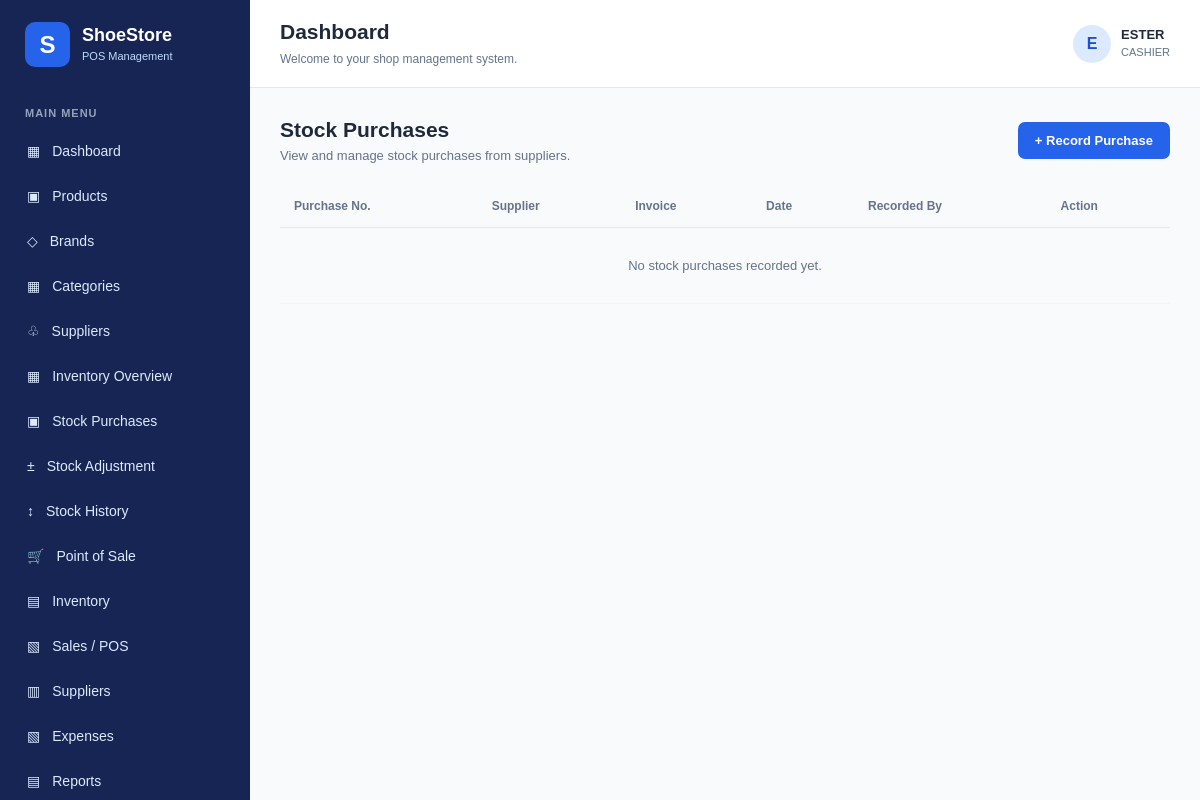
Before: /inventory/purchases/ (signed in) with the older database file.
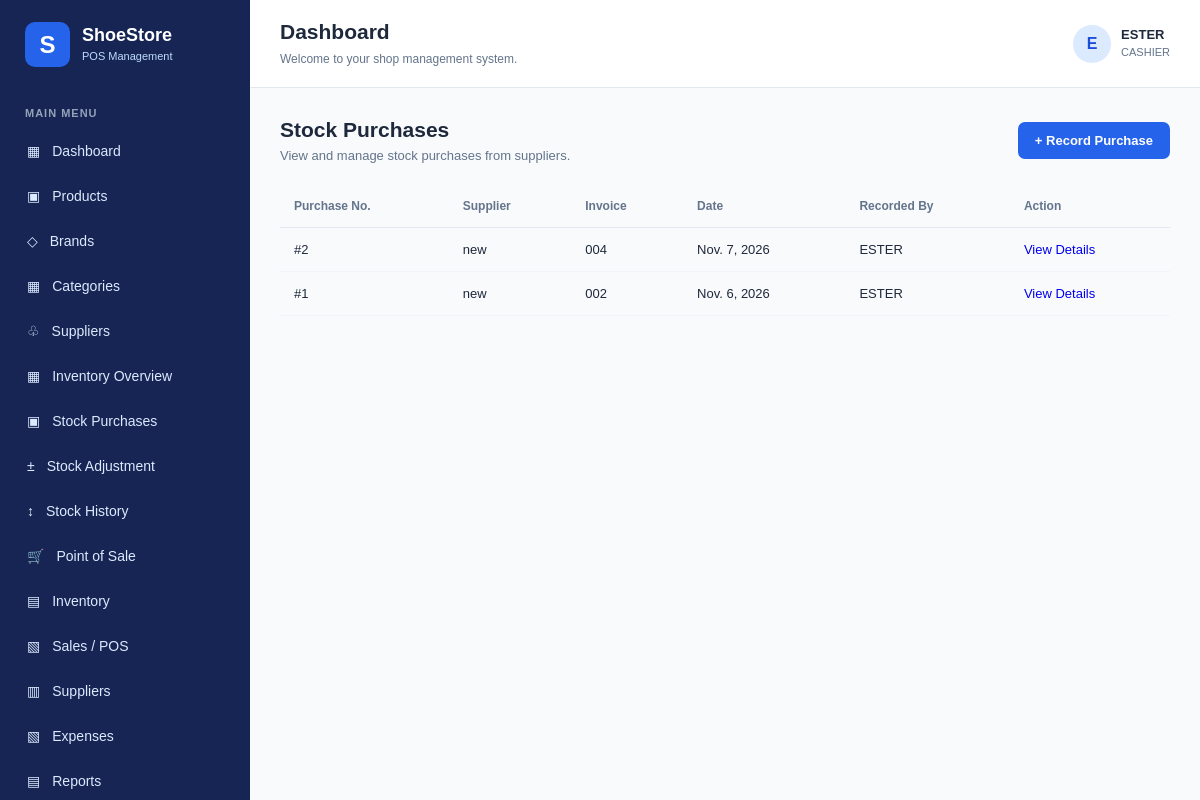
After: the same page with the newer database file.
### inventory/models.py (models this page shows, shortened)
class StockPurchase(models.Model):
    supplier = models.ForeignKey(
        Supplier,
        on_delete=models.PROTECT,
        related_name='purchases'
    )
    invoice_number = models.CharField(
        max_length=100,
        blank=True
    )
    purchase_date = models.DateField(
        default=timezone.localdate
    )
    recorded_by = models.ForeignKey(
        settings.AUTH_USER_MODEL,
        on_delete=models.PROTECT,
        related_name='stock_purchases'
    )
    notes = models.TextField(blank=True)
    created_at = models.DateTimeField(auto_now_add=True)
    class Meta:
        ordering = ['-purchase_date', '-created_at']

### suppliers/models.py (models this page shows, shortened)
class Supplier(models.Model):
    name = models.CharField(max_length=150)
    contact_person = models.CharField(max_length=100, blank=True)
    phone = models.CharField(max_length=20)
    email = models.EmailField(blank=True)
    address = models.TextField(blank=True)
    notes = models.TextField(blank=True)
    created_at = models.DateTimeField(auto_now_add=True)
    class Meta:
        ordering = ['name']

### inventory/views.py (the view)
@login_required
def purchase_list(request):
    purchases = StockPurchase.objects.select_related(
        'supplier',
        'recorded_by'
    ).prefetch_related(
        'items'
    )
    return render(
        request,
        'inventory/purchase_list.html',
        {
            'purchases': purchases,
        }
    )

### templates/inventory/purchase_list.html
{% extends 'base.html' %}
{% block content %}
<div class="page-toolbar">
    <div>
        <h2>Stock Purchases</h2>
        <p>View and manage stock purchases from suppliers.</p>
    </div>
    <a href="{% url 'purchase_create' %}" class="primary-button">
        + Record Purchase
    </a>
</div>
<div class="table-responsive">
    <table class="data-table">
        <thead>
            <tr>
                <th>Purchase No.</th>
                <th>Supplier</th>
                <th>Invoice</th>
                <th>Date</th>
                <th>Recorded By</th>
                <th>Action</th>
            </tr>
        </thead>
        <tbody>
            {% for purchase in purchases %}
            <tr>
                <td>#{{ purchase.id }}</td>
                <td>{{ purchase.supplier.name }}</td>
                <td>
                    {{ purchase.invoice_number|default:"-" }}
                </td>
                <td>{{ purchase.purchase_date }}</td>
                <td>{{ purchase.recorded_by.username }}</td>
                <td>
                    <a href="{% url 'purchase_detail' purchase.id %}">
                        View Details
                    </a>
                </td>
            </tr>
            {% empty %}
            <tr>
                <td colspan="6" class="empty-table">
                    No stock purchases recorded yet.
                </td>
            </tr>
            {% endfor %}
        </tbody>
    </table>
</div>
{% endblock %}

Changed rows visible on the page:
added StockPurchase: id "2", supplier.name "new", invoice_number "004", purchase_date "Nov. 7, 2026", recorded_by.username "ESTER"
added StockPurchase: id "1", supplier.name "new", invoice_number "002", purchase_date "Nov. 6, 2026", recorded_by.username "ESTER"
Other visible differences:
text no longer shown: "No stock purchases recorded yet."
